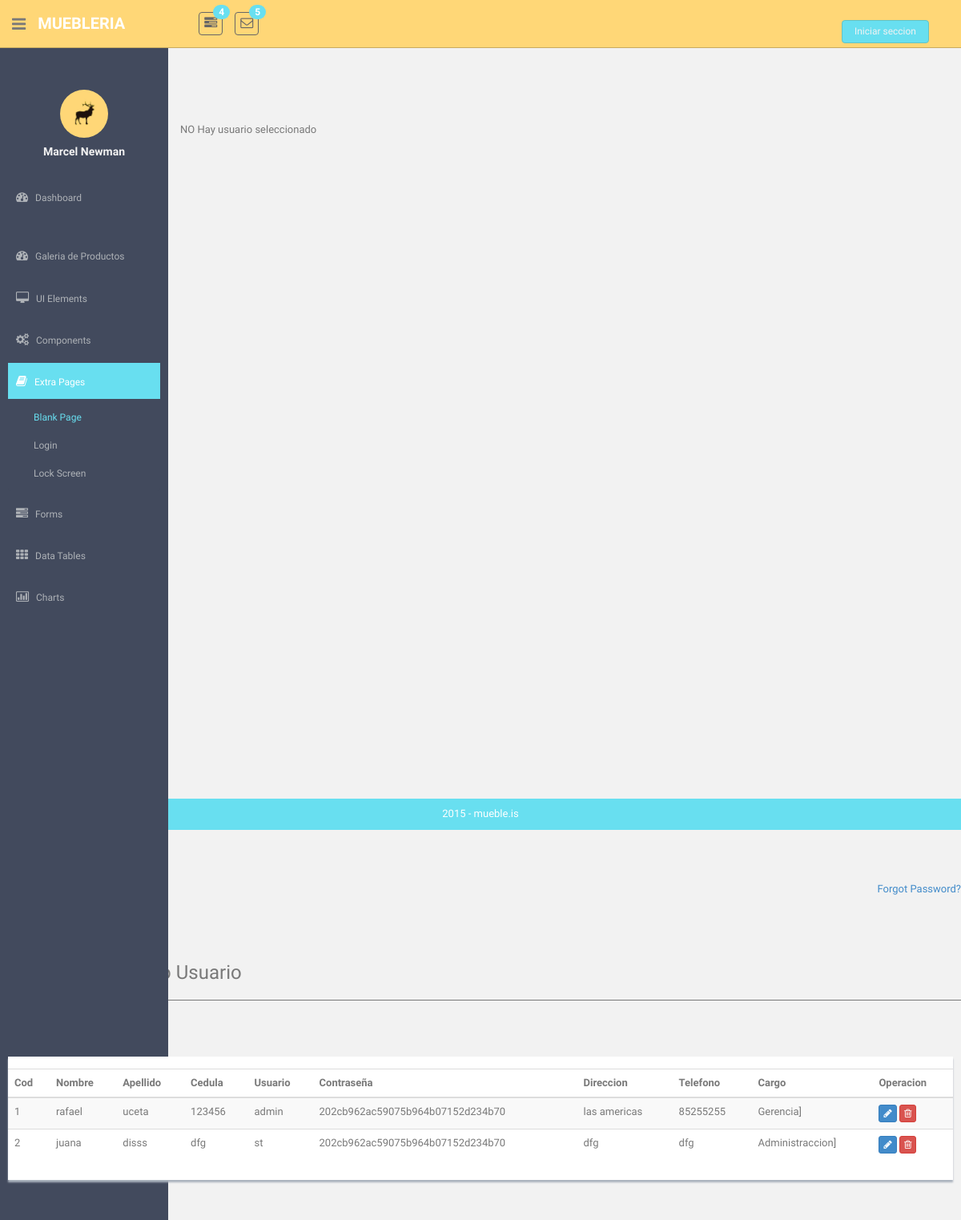
/Muebleria/TableUsuario.php, run on the app's committed database.
### tables this page shows
CREATE TABLE IF NOT EXISTS `tbl_usuario` (
  `UsuarioID` int(11) NOT NULL AUTO_INCREMENT,
  `Nombre` varchar(25) NOT NULL,
  `Apellido` varchar(25) NOT NULL,
  `Cedula` varchar(13) NOT NULL,
  `Usuario` varchar(30) NOT NULL,
  `Password` varchar(32) NOT NULL,
  `Direccion` varchar(30) NOT NULL,
  `Telefono` varchar(13) NOT NULL,
  `TipoUsuID` int(11) NOT NULL,
  `Estatus` int(2) NOT NULL,
  `Fecha` timestamp NOT NULL DEFAULT CURRENT_TIMESTAMP,
  PRIMARY KEY (`UsuarioID`)
);

CREATE TABLE IF NOT EXISTS `tbl_tipousuario` (
  `TipoID` int(11) NOT NULL AUTO_INCREMENT,
  `Nombre` varchar(20) NOT NULL,
  PRIMARY KEY (`TipoID`)
);

### Muebleria/TableUsuario.php (the view, shortened to what this page needs)
<?php
require_once 'ModificarUsuario.php';
require_once 'plan_header.php';
$idconexion =ConectarServidor();
?>
		            <label class="checkbox">
		                <span class="pull-right">
		                    <a data-toggle="modal" href="TableUsuario.php#myModal"> Forgot Password?</a>
		                </span>
		            </label>
			<h3 style="padding-left: 10%; padding-top: 5%"><i class="fa fa-angle-right"></i> Listado Usuario </h3>
	<hr />
      	<div class="row" style="padding-left:10px;padding-right: 10px; padding-bottom: 50px; padding-top: 50px ">
        	<div class="col-lg-12">
            	<div class="content-panel">
                	<table class="table table-striped table-advance table-hover">
                      <form method="post">
                    	<thead>
                    		<th>Cod</th>
                          	<th>Nombre</th>
                          	<th>Apellido</th>
                          	<th>Cedula</th>
                          	<th>Usuario</th>
                          	<th>Contrase&#241;a</th>
                          	<th>Direccion</th>
                          	<th>Telefono</th>
                          	<th>Cargo</th>
                          	<th>Operacion</th>
                        </thead>
                        <tbody>
                          	<?php
								$estatus=1;
								$sql= "SELECT * FROM tbl_usuario WHERE Estatus='$estatus'";
								$result_usuario=mysqli_query($idconexion,$sql) or die ("error al seleccionar"
								."los usuarios".mysqli_error($idconexion));
								if(mysqli_num_rows($result_usuario)){
									while ($datos_usuario=mysqli_fetch_array($result_usuario)){
										$tipoid=$datos_usuario['TipoUsuID'];
										$query="SELECT * FROM tbl_tipousuario WHERE TipoID='$tipoid'";
										$result_tipo=mysqli_query($idconexion,$query) or die("error al"
										."seleccionar el tipo_usu".mysqli_error($idconexion));
										$datos_tipo=mysqli_fetch_array($result_tipo);
										echo "<tr>";
										echo "<td> $datos_usuario[UsuarioID]</td>";
										echo "<td> $datos_usuario[Nombre]</td>";
										echo "<td> $datos_usuario[Apellido]</td>";
										echo "<td> $datos_usuario[Cedula]</td>";
										echo "<td> $datos_usuario[Usuario]</td>";
										echo "<td> $datos_usuario[Password]</td>";
										echo "<td> $datos_usuario[Direccion]</td>";
										echo "<td> $datos_usuario[Telefono]</td>";
										echo "<td> $datos_tipo[Nombre]]</td>";
										echo "<td>
										<a data-toggle='modal' href='ListadoUsuario.php#myModal'>
										<button class='btn btn-primary btn-xs' type='submit'
										name='btnModificar' value='$datos_usuario[UsuarioID]'>
										<i class='fa fa-pencil'></i></button></a>
                                      	<button class='btn btn-danger btn-xs' type='submit'
										name='btnEliminar' value='$datos_usuario[UsuarioID]'>
										<i class='fa fa-trash-o'></i></button>
										</td>";
										echo "</tr>";
									}
								}
                          	?>
                        </form>
					</table>
				</div>
		  	</div>
		  </div>
<?php
require_once 'plan_footer.php';
?>

### Muebleria/assets/css/style.css (style rules this page uses)
body { color: #797979; background: #f2f2f2; font-family: 'Ruda', sans-serif; padding: 0px !important; margin: 0px !important; font-size:13px; }
a, a:hover, a:focus { text-decoration: none; outline: none; }
hr { margin-top: 20px; margin-bottom: 20px; border: 0; border-top: 1px solid #797979; }
.content-panel { background: #ffffff; box-shadow: 0px 3px 2px #aab2bd; padding-top: 15px; padding-bottom: 5px; }
label { font-weight: 400; }

### data on the page
tbl_usuario: UsuarioID "1", Nombre "rafael", Apellido "uceta", Cedula "123456", Usuario "admin", Password "202cb962ac59075b964b07152d234b70", Direccion "las americas", Telefono "85255255", tbl_tipousuario.Nombre "Gerencia"
tbl_usuario: UsuarioID "2", Nombre "juana", Apellido "disss", Cedula "dfg", Usuario "st", Password "202cb962ac59075b964b07152d234b70", Direccion "dfg", Telefono "dfg", tbl_tipousuario.Nombre "Administraccion"
